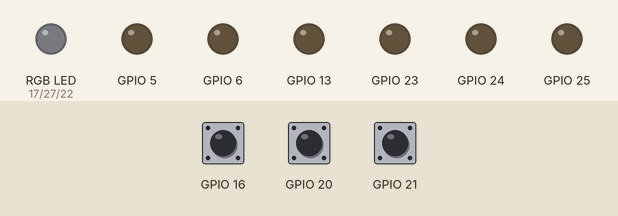
Recording of a program running on a simulated Raspberry Pi (BCM pin numbers). Shown: an RGB LED mixed from three pins (HIGH = lit), output pins drawn as LEDs (lit = HIGH). Inputs (shaded band) come from the test bench; at power-on: GPIO 16 HIGH, GPIO 20 HIGH, GPIO 21 HIGH.

Above: at 1.2 s.
1.3 s: GPIO 16 pulled LOW for 0.15 s
At 2.1 s:
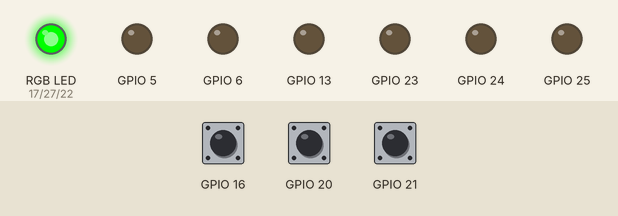
2.9 s: GPIO 20 pulled LOW for 0.15 s
At 3.3 s:
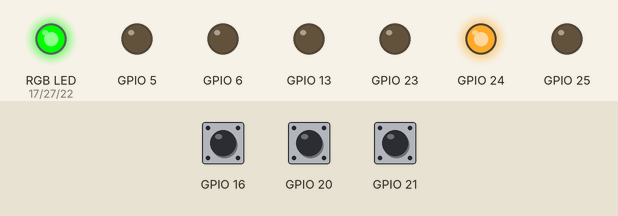
4.5 s: GPIO 21 pulled LOW for 0.15 s
At 5.7 s:
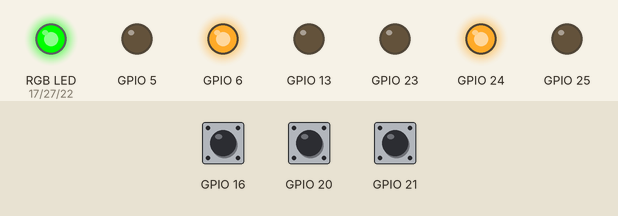
6.1 s: GPIO 16 pulled LOW for 1 s
At 7.0 s:
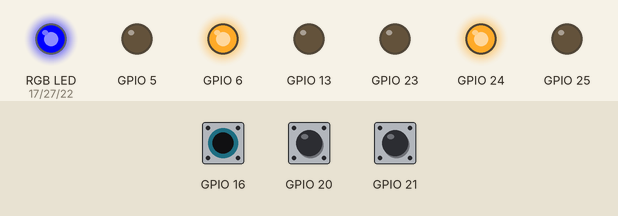
8.6 s: GPIO 20 pulled LOW for 1 s
At 8.9 s:
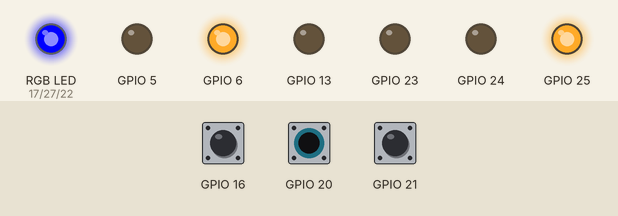
11.1 s: GPIO 21 pulled LOW for 1 s
At 12.0 s:
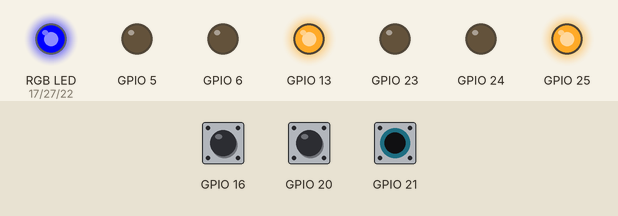
Timing chart, 0 to 14.1 s (numbered marks = the images above; inputs shaded):
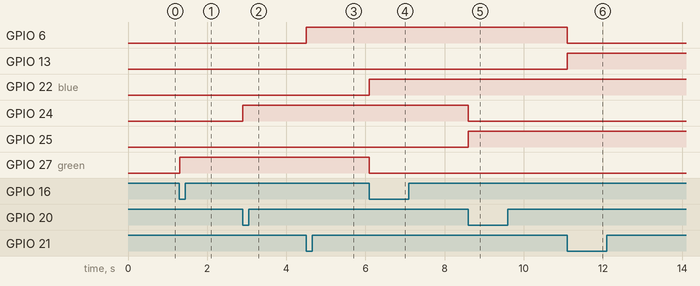

The program:

lorem.py
```python
import RPi.GPIO as GPIO
import time

# GPIO Pin Setup for RGB LEDs
LED_PINS = {
    "LED1": {"red": 17, "green": 27, "blue": 22},  # GPIO pins for LED1
    "LED2": {"red": 23, "green": 24, "blue": 25},  # GPIO pins for LED2
    "LED3": {"red": 5, "green": 6, "blue": 13},    # GPIO pins for LED3
}

# GPIO Pin Setup for Touch Sensors
TOUCH_SENSORS = {
    "SENSOR1": 16,  # GPIO pin for Sensor 1 (paired with LED1)
    "SENSOR2": 20,  # GPIO pin for Sensor 2 (paired with LED2)
    "SENSOR3": 21,  # GPIO pin for Sensor 3 (paired with LED3)
}

# Colors to cycle through
COLORS = [
    (0, 1, 0),  # Green
    (0, 0, 1),  # Blue
    (1, 0, 0),  # Red
    (1, 0, 1),  # Purple
    (0, 0, 0),  # Off
]

# Initialize GPIO
GPIO.setmode(GPIO.BCM)

# Setup LED pins as outputs
for led, pins in LED_PINS.items():
    for color, pin in pins.items():
        GPIO.setup(pin, GPIO.OUT, initial = GPIO.LOW)  # Turn off all LEDs initially

# Setup touch sensor pins as inputs with pull-up resistors
for sensor, pin in TOUCH_SENSORS.items():
    GPIO.setup(pin, GPIO.IN, pull_up_down=GPIO.PUD_UP)

# Function to set LED color
def set_led_color(led, red, green, blue):
    GPIO.output(LED_PINS[led]["red"], red)
    GPIO.output(LED_PINS[led]["green"], green)
    GPIO.output(LED_PINS[led]["blue"], blue)

# Dictionary to track the current color state for each LED
color_states = {"LED1": -1, "LED2": -1, "LED3": -1}  # Start with all LEDs off

# Dictionary to track the previous state of each sensor
sensor_states = {sensor: GPIO.LOW for sensor in TOUCH_SENSORS}

# Function to toggle color for a specific LED
def toggle_led_color(led):
    color_states[led] = (color_states[led] + 1) % len(COLORS)
    set_led_color(led, *COLORS[color_states[led]])

# Main loop
try:
    while True:
        # Check each sensor and update its corresponding LED
        for sensor, pin in TOUCH_SENSORS.items():
            current_state = GPIO.input(pin)
            if current_state != sensor_states[sensor]:  # Sensor state has changed
                sensor_states[sensor] = current_state  # Update the sensor state
                if current_state == GPIO.LOW:  # Sensor is pressed (LOW)
                    led = f"LED{sensor[-1]}"  # Match sensor to LED (e.g., SENSOR1 -> LED1)
                    toggle_led_color(led)

        # Small delay to avoid excessive CPU usage
        time.sleep(0.1)

except KeyboardInterrupt:
    # Clean up GPIO on exit
    GPIO.cleanup()
```

Measured:
- after the input at 1.3 s, GPIO 27 (green): LOW → HIGH at once
- after the input at 2.9 s, GPIO 24: LOW → HIGH at once
- after the input at 4.5 s, GPIO 6: LOW → HIGH at once
- after the input at 6.1 s, GPIO 22 (blue): LOW → HIGH at once; GPIO 27 (green): HIGH → LOW at once
- after the input at 8.6 s, GPIO 24: HIGH → LOW at once; GPIO 25: LOW → HIGH at once
- after the input at 11.1 s, GPIO 6: HIGH → LOW at once; GPIO 13: LOW → HIGH at once
